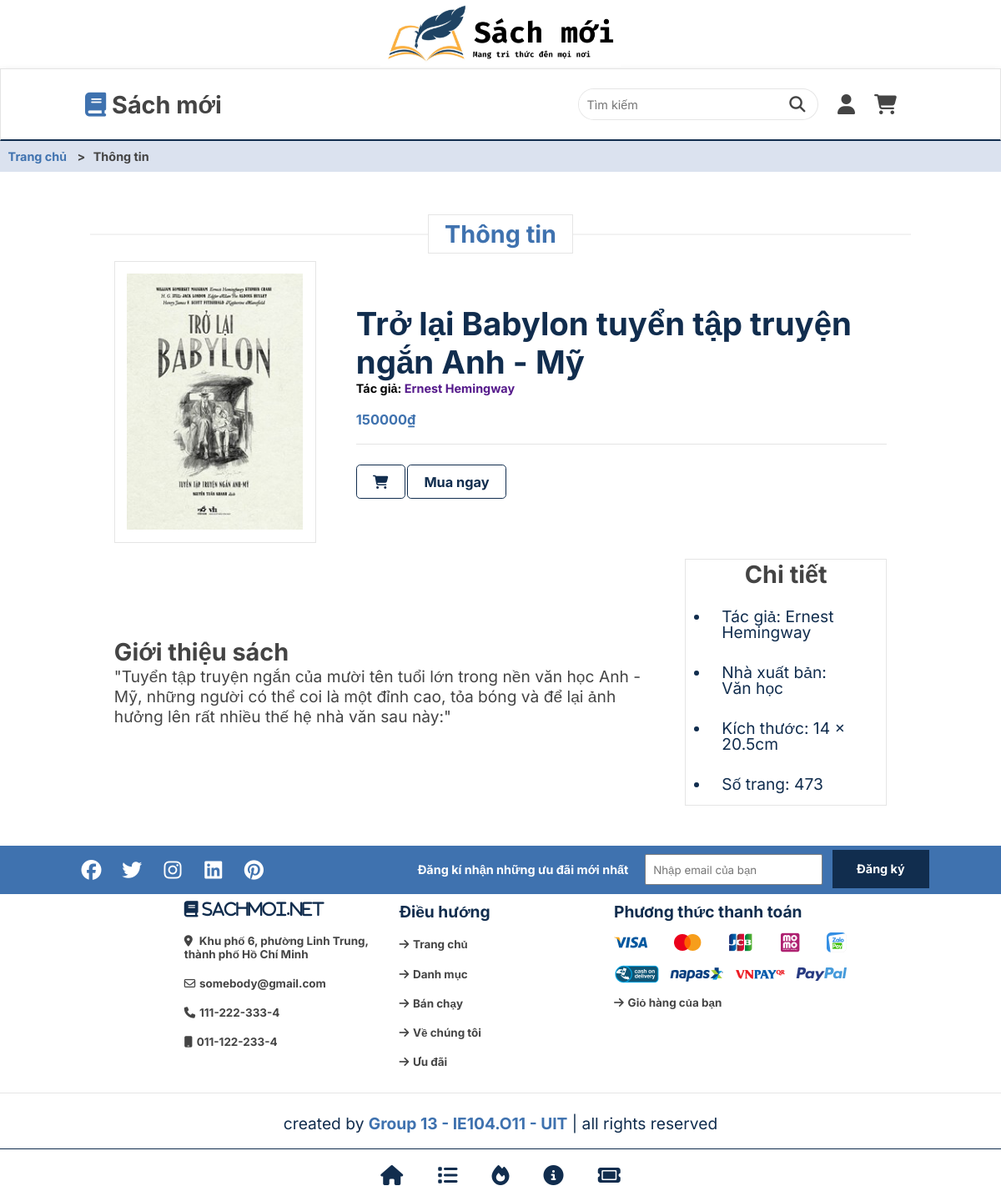
The app's page /book.php?id=129 with its own data.
### tables this page shows
CREATE TABLE `product` (
  `id` int NOT NULL,
  `image` varchar(512) NOT NULL,
  `name` varchar(255) NOT NULL,
  `author` varchar(255) DEFAULT NULL,
  `publisher` varchar(255) DEFAULT NULL,
  `release_date` date DEFAULT NULL,
  `size` varchar(255) DEFAULT NULL,
  `page_count` int DEFAULT NULL,
  `description` text,
  `price` double NOT NULL,
  `category_id` int DEFAULT NULL,
  `view_count` int DEFAULT '0',
  `stock_quantity` int DEFAULT '0'
);

### includes/db.php (called while the page is built, shortened)
<?php
function connect_db() {
    $servername = "localhost";
    $username = "root";
    $password = "";
    $dbname = "sachmoi_db";
    $conn = new mysqli($servername, $username, $password, $dbname);
    return $conn;
}
function get_book_details($book_id) {
    $conn = connect_db();
    $sql = "SELECT * FROM `product` WHERE `id` = '$book_id'";
    $result = $conn->query($sql);
    $book = null;
    if ($result->num_rows > 0) {
        $book = $result->fetch_assoc();
    }
    return $book;
}
?>

### book.php (the view, shortened to what this page needs)
<!DOCTYPE html>
<html lang="vi">
<head>
  <link rel="stylesheet" href="style/bookinfo.css" />
  <link rel="stylesheet" href="https://cdn.jsdelivr.net/npm/swiper@11/swiper-bundle.min.css" />
  <link rel="stylesheet" href="https://cdnjs.cloudflare.com/ajax/libs/font-awesome/6.4.2/css/all.min.css" />
</head>
<body>
  <?php
  include 'includes/db.php';
  ?>
  <?php include 'includes/header.php'; ?>
  <ul class="breadcrumb">
    <li><a href="index.php">Trang chủ</a></li>
    <li>Thông tin</li>
  </ul>
  <?php
  if (isset($_GET['id'])) {
    $book_id = $_GET['id'];
    $book = get_book_details($book_id);
    if ($book) {
      echo "
        <section class='information'>
          <h3 class='heading'><span>Thông tin</span></h3>
          <div class='site-wrapper'>
            <div class='container'>
              <div class='up'>
                <div class='image'>
                  <img
                    src='./book_image/{$book['image']}'
                    alt='{$book['name']}'
                  />
                </div>
                <div class='info'>
                  <h1>{$book['name']}</h1>
                  <div class='author'>
                    <h2>Tác giả: <a href=''>{$book['author']}</a></h2>
                  </div>
                  <div class='price'><span>{$book['price']}&#x20AB;</span></div>
                  <div class='func'>
                  <a class='btn add-to-cart' href='javascript:void(0);'  data-product-id='{$book['id']}'><i class='fas fa-shopping-cart add-to-cart'></i></a>
                    <a href='' class='btn buy-now' data-product-id='{$book['id']}'>Mua ngay</a>
                  </div>
                </div>
              </div>
              <div class='down'>
                <div class='detail1'>
                  <h2>Giới thiệu sách</h2>
                  <p>
                  {$book['description']}
                  </p>
                </div>
                <div class='detail2'>
                  <h2>Chi tiết</h2>
                  <ul>
                    <li><p>Tác giả: {$book['author']}</p></li>
                    <li><p>Nhà xuất bản: {$book['publisher']}</p></li>
                    <li><p>Kích thước: {$book['size']}</p></li>
                    <li><p>Số trang: {$book['page_count']}</p></li>
                  </ul>
                </div>
              </div>
            </div>
          </div>
        </section>
        ";
    } else {
      echo "<p>Book not found.</p>";
    }
  } else {
    echo "<p>Invalid request. Please provide a book ID.</p>";
  }
  include 'includes/footer.php';
  ?>
</body>
</html>

### style/bookinfo.css (style rules this page uses)
:root { --blue: #3F72AF; --darkblue: #112D4E; --lightblue: #DBE2EF; --black: #444; --light-color: #F9F7F7; --border: 0.1rem solid rgba(0, 0, 0, 0.1); --border-hover: 0.1rem solid var(--black); --box-shadow: 0 0.5rem 1rem rgba(0, 0, 0, 0.25); }
* { font-family: 'Inter', sans-serif; margin: 0; padding: 0; box-sizing: border-box; outline: none; border: none; text-decoration: none; transition: all 0.1s linear; }
html { font-size: 60%; overflow-x: hidden; scroll-padding-top: 7rem; scroll-behavior: smooth; }
section { padding: 5rem 9%; }
.heading { text-align: center; margin-top: 1rem; margin-bottom: 1.5rem; position: relative; }
.heading::before { content: ''; position: absolute; top: 50%; left: 0; transform: translateY(-50%); width: 100%; height: 0.1rem; background: rgba(0, 0, 0, 0.1); z-index: -1; }
.heading span { font-size: 3rem; padding: 0.5rem 2rem; color: var(--blue); background: #fff; border: var(--border); }
.btn { display: inline-block; padding: 1.5rem 3rem; border-radius: .5rem; color: #fff; background: var(--blue); font-size: 1.5rem; cursor: pointer; font-weight: bold; }
.site-wrapper { margin: 0 3rem; overflow-x: hidden; }
ul.breadcrumb { width: 100%; padding: 1rem; list-style: none; background: var(--lightblue); }
ul.breadcrumb li { display: inline; font-size: 1.5rem; font-weight: bold; color: var(--black); }
ul.breadcrumb li+li:before { padding: 1rem; content: ">"; }
ul.breadcrumb li a { color: var(--blue); }
.information .container .up, .information .container .down { display: flex; justify-content: center; align-items: center; }
.information .container .up .image { border: var(--border); }
.information .container .up .image img { float: left; max-width: 25rem; padding: 1.5rem; }
.information .container .up .info { text-align: left; margin-left: 5rem; }
.information .container .up .info h1 { color: var(--darkblue); font-weight: bold; font-size: 4rem; }
.information .container .up .info .price { color: var(--blue); font-size: 1.7rem; font-weight: bold; padding: 2rem 0; border-bottom: var(--border); }
.information .container .up .info .func { margin-top: 2.5rem; }
.information .container .up .info .func a { font-size: 1.7rem; color: var(--darkblue); padding: 1rem 2rem; }
.information .container .up .info .func .btn { border: 0.2rem solid var(--darkblue); background-color: #fff; }
.information .container .down { padding-top: 2rem; }
.information .container .down h2 { font-size: 3rem; font-weight: bold; color: var(--black); }
.information .container .down .detail1 { margin-right: 5rem; }
.information .container .down .detail1 p { max-width: 100rem; font-size: 2rem; color: var(--black); }
.information .container .down .detail2 { border: var(--border); padding: 0 3rem; }
.information .container .down .detail2 h2 { margin-bottom: 1rem; text-align: center; }
.information .container .down .detail2 ul li { font-size: 2rem; color: var(--darkblue); line-height: 1; padding: 1.5rem; }
@media (max-width: 1384px) { html { scroll-padding-top: 0; } }
@media (max-width: 1384px) { body { padding-bottom: 6rem; } }

### records on screen
product: image (picture), name "Trở lại Babylon tuyển tập truyện ngắn Anh - Mỹ", author "Ernest Hemingway", price "150000", description "\"Tuyển tập truyện ngắn của mười tên tuổi lớn trong nền văn học Anh - Mỹ, những người có thể coi là một đỉnh cao, tỏa bóng và để lại ảnh hưởng lên rất nhiều thế hệ nhà văn sau này:\"", publisher "Văn học", size "14 x 20.5cm", page_count "473"
